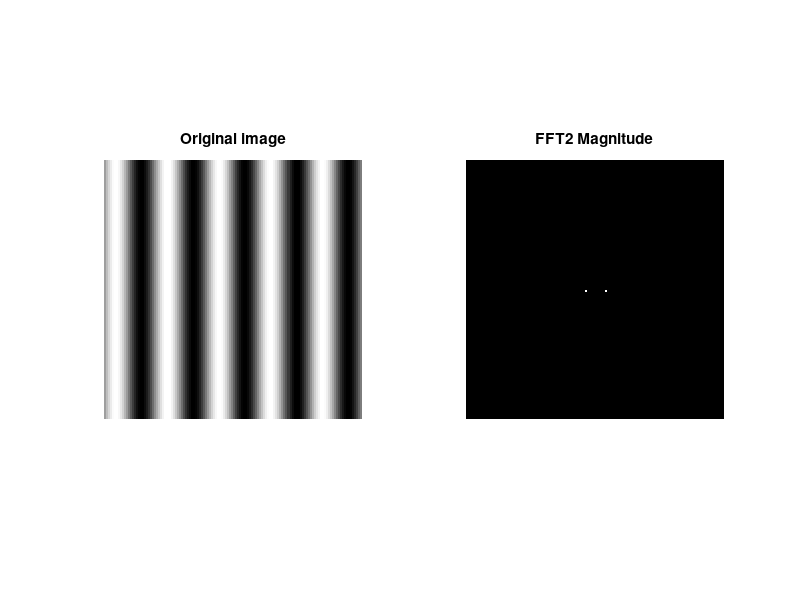

Source code (MATLAB): (Note: this script raises an error after producing the figure.)
%% LAB 1 - COMPUTER VISION, November 2019
%% by Federico Favia, Martin De Pellegrini

%% Initialization
clear ; close all; clc

%% Part 1: Properties of discrete Fourier Transform (Q1-Q2-Q3-Q4-Q5)
% basis functions

% p = [1, 2, 10, 45, 80, 17, 17, 5, 64, 10, 70, 125, 128];
% q = [1, 2, 80, 45, 10, 9, 121, 1, 64, 70, 120, 1, 128];
% 
% for i = 1 : length(p)
%      figure()
%      [Fhat_, F_, Fabsmax_, amplitude_, wavelength_ ] = fftwave(p(i),q(i));
%      w = waitforbuttonpress
% end

% Q2
Q = 128; % dimension of original image
orig_image = zeros(Q,Q);
period = 5; %number of periods
for m = 1 : 1 : Q % sine wave in spatial domain (original image)
    for n = 1 : 1 : Q
        orig_image(m,n) = 0.5 + 0.5.*sin(2.*pi.*(n./(Q./period))); %the "0.5" constants give values between 0 and 1 for use with "imshow"
    end
end
subplot(1,2,1); imshow(orig_image); title('Original image');
B = abs(fftshift(fft2(orig_image-0.5))); %delete the added scaling values before FFT, gives values symmetric around the x_axis
subplot(1,2,2); imshow(B); title('FFT2 Magnitude');  

%% linearity (Q7-Q8-Q9)
F = [ zeros(56, 128); ones(16, 128); zeros(56, 128)]; %test image
G = F'; %transposed
% H = F + 2 * G;
% 
% figure();
% subplot(1,4,1); showgrey(F); title("Original F");
Fhat = fft2(F);
% subplot(1,4,2); showgrey(abs(Fhat)); title("Spectra F");
% subplot(1,4,3); showgrey(log(1 + abs(Fhat))); title("Log spectra F");
% subplot(1,4,4); showgrey(log(1 + abs(fftshift(Fhat)))); title("Log spectra shift F");
% figure();
% subplot(1,4,1); showgrey(G); title("Transposed F = G");
Ghat = fft2(G);
% subplot(1,4,2);
% showgrey(abs(Ghat));
% title("Spectra G");
% subplot(1,4,3);
% showgrey(log(1 + abs(Ghat)));
% title("Log spectra G");
% subplot(1,4,4);
% showgrey(log(1 + abs(fftshift(Ghat))));
% title("Log spectra shift G");
% 
% figure();
% subplot(1,5,1); showgrey(H); title("Original H");
% Hhat = fft2(H);
% subplot(1,5,2); showgrey(abs(Hhat)); title("Spectra G");
% subplot(1,5,3); showgrey(log(1 + abs(Hhat))); title("Log spectra H");
% subplot(1,5,4); showgrey(log(1 + abs(fftshift(Hhat)))); title("Log spectra shift H");
% subplot(1,5,5); showgrey(ifft2(Fhat+2*Ghat)); title("linearity");

%% multiplication (Q10)
% Z = F .* G;
% Zhat = fft2(Z); 
% figure();
% subplot(1,5,1); showgrey(Z); title("f x g");
% subplot(1,5,2); showgrey(abs(Zhat)); title("spectra f x g");
% subplot(1,5,3); showgrey(log(1+abs(Zhat))); title("log spectra f x g");
% subplot(1,5,4); showgrey(log(1+abs(fftshift(Zhat)))); title("log spectra shift f x g");
% subplot(1,5,5); showfs(Zhat); title("fs f x g");
% 
% Zhat2 = conv2(fftshift(Fhat),fftshift(Ghat),'same');
% Z2 = ifft2(Zhat); % approximation of Z = F. * G
% figure();
% subplot(1,3,1); % showgrey(Z2); title("z2=f x g");
% test2 = abs(fftshift(Zhat2));
% subplot(1,3,2); showgrey(log(1+abs(fftshift(test2)))); %* problems title("Zhat2");
% Zhat3 = fft2(Z2);
% subplot(1,3,3); showfs(Zhat3); title("fft2(Z2)");

%% scaling (Q11)
F1 = [zeros(60,128); ones(8,128); zeros(60,128)] .* [zeros(128,48) ones(128,32) zeros(128,48)];
F1hat = fft2(F1);
% figure()
% subplot(2,2,1); showgrey(F1); title('image F1');
% subplot(2,2,2); showfs(F1hat); title('log spectrum shifted F1')
% subplot(2,2,3); showgrey(F); title('image F');
% subplot(2,2,4); showfs(Fhat); title('log spectrum shifted F');

%% rotation (Q12)
% alpha = [30, 45, 60, 90];
% % figure;
% % subplot(221); showgrey(F1);
% % subplot(222); showfs(fft2(F1));

% G1 = rot(F1, alpha(1));
% Ghat1 = fft2(G1);
% G2 = rot(F1, alpha(2));
% Ghat2 = fft2(G2);
% G3 = rot(F1, alpha(3));
% Ghat3 = fft2(G3);
% G4 = rot(F1, alpha(4));
% Ghat4 = fft2(G4);
% 
% subplot(211); showgrey(G1); axis on
% subplot(212); showfs(Ghat);
% 
% Hhat1 = rot(fftshift(Ghat1), -alpha(1));
% Hhat2 = rot(fftshift(Ghat2), -alpha(2));
% Hhat3 = rot(fftshift(Ghat3), -alpha(3));
% Hhat4 = rot(fftshift(Ghat4), -alpha(4));
% 
% figure; 
% subplot(241); showfs(fft2(F1)); title('original not rotate');
% subplot(242); showfs(fft2(F1)); title('original not rotate');
% subplot(243); showfs(fft2(F1)); title('original not rotate');
% subplot(244); showfs(fft2(F1)); title('original not rotate');
% subplot(245); showgrey(log(1+abs(Hhat1))); title('rotated back');
% subplot(246); showgrey(log(1+abs(Hhat2))); title('rotated back');
% subplot(247); showgrey(log(1+abs(Hhat3))); title('rotated back');
% subplot(248); showgrey(log(1+abs(Hhat4))); title('rotated back');

% %% Information in fourier phase and magnitude (Q13)
% img = nallo128; % try with phonecalc128, few128, nallo128
% a = 10.0^(-10);
% figure()
% subplot(1,3,1); showgrey(img); title('Original image');
% subplot(1,3,2); showgrey(pow2image(img,a)); title('Phase'); % phase preserved and magnitude replaced by non-lin fct
% subplot(1,3,3); showgrey(randphaseimage(img)); title('Magnitude'); % magnitude kept and phase as random distr

%% Part 2: Gaussian convolution implemented via FFT (Q14-Q15-Q16)
vars = [0.1 0.3 1.0 10.0 100.0]; % sigmas of gaussian kernel
t = 1.0;

img = phonecalc128; % try with phonecalc128, few128, nallo128
% im_out = gaussfft(im, 1.0);
psf1 = gaussfft(deltafcn(128,128),vars(1)); variance1 = variance(psf1);
psf2 = gaussfft(deltafcn(128,128),vars(2)); variance2 = variance(psf2);
psf3 = gaussfft(deltafcn(128,128),vars(3)); variance3 = variance(psf3);
psf4 = gaussfft(deltafcn(128,128),vars(4)); variance4 = variance(psf4);
psf5 = gaussfft(deltafcn(128,128),vars(5)); variance5 = variance(psf5);

figure()
subplot(1,5,1); showgrey(psf1); title('imp. response, t = 0.1');
subplot(1,5,2); showgrey(psf2); title('imp. response, t = 0.3');
subplot(1,5,3); showgrey(psf3); title('imp. response, t = 1.0');
subplot(1,5,4); showgrey(psf4); title('imp. response, t = 10.0');
subplot(1,5,5); showgrey(psf5); title('imp. response, t = 100.0');

img_out1 = gaussfft(img, t);
img_out2 = gaussfft(img, t*4);
img_out3 = gaussfft(img, t*16);
img_out4 = gaussfft(img, t*64);
img_out5 = gaussfft(img, t*256);

figure;
subplot(3,2,1); showgrey(img); title('Original image');
subplot(3,2,2); showgrey(img_out1); title('gauss filt im, t = 1.0');
subplot(3,2,3); showgrey(img_out2); title('gauss filt im, t = 4.0');
subplot(3,2,4); showgrey(img_out3); title('gauss filt im, t = 16.0');
subplot(3,2,5); showgrey(img_out4); title('gauss filt im, t = 64.0');
subplot(3,2,6); showgrey(img_out5); title('gauss filt im, t = 256.0');

%% test to build the function
img = phonecalc128;
vars = 100.0;
Im_in = fft2(img);  %compute the fourier transform
    
[dim1,dim2] = size(Im_in);
    
% [x,y] = meshgrid(0:dim1-1, 0:dim2-1);  %mesh for the Gaussian Kernel
x = -dim1/2:dim1/2 -1;
y = -dim2/2:dim2/2 -1;
    
% Gaussian Kernel
gauss = (1/2*pi*vars).*exp((-(x.^2  + y.^2)./(2*vars)));
% gauss = fftshift(gauss);

% gauss = (1/2*pi*var).*exp(-(x.^2)/(2*var)).*exp(-(y.^2)/(2*var));
% gauss = (1/2*pi*var).*exp((-((x-dim1/2).^2  + (y-dim2/2).^2)./(2*var)));
% gauss = fftshift(gauss);

%mesh(gauss);

%filtering
Im_out = Im_in.*gauss;
    
%output
im_out = ifft2(Im_out);

figure;
subplot(121); showgrey(img);
subplot(122); showgrey(im_out);

%% Part 3: Smoothing (Q17-Q18)
office = office256;
add = gaussnoise(office, 16); % add gaussian noise
sap = sapnoise(office, 0.1, 255); % add salt&pepper noise
ADD = fft2(add);
SAP = fft2(sap);
figure()
subplot(1,2,1); showfs(ADD); title("spectra SAP");
subplot(1,2,2); showfs(SAP); title("spectra SAP");


% 3 type of filters for each of noisy image
% for gaussian noisy, gaussan smooth, median and ideal LP
gauss_gauss = gaussfft(add, 0.9); %0.9
gauss_med = medfilt(add,3,3);
gauss_id = ideal(add,0.25);
% for sap noisy, gaussian smooth, median and ideal LP
sap_gauss = gaussfft(sap, 2); %2
sap_med = medfilt(sap,3,3);
sap_id = ideal(sap,0.2);
% plotting
figure()
subplot(3,3,1); showgrey(office); title('Original image');
subplot(3,3,2); showgrey(add); title('Image + gauss noise');
subplot(3,3,3); showgrey(sap); title('Image + sap noise');
subplot(3,3,4); showgrey(gauss_gauss); title('gauss-Gauss smooth (0.9)');
subplot(3,3,5); showgrey(gauss_med); title('gauss-Med filt (3x3)');
subplot(3,3,6); showgrey(gauss_id); title('gauss-Ideal LP filt (0.25)');
subplot(3,3,7); showgrey(sap_gauss); title('sap-Gauss smooth (2)');
subplot(3,3,8); showgrey(sap_med); title('sap-Med filt (3x3)');
subplot(3,3,9); showgrey(sap_id); title('sap-Ideal LP filt (0.2)');


%% Smoothing and subsampiing
img = phonecalc256;
smoothimg = img;
N = 5;
for i = 1 : N
    if i > 1 % generate subsampled versions
        img = rawsubsample(img);
        smoothing = gaussfft(img,0.9);
        %smoothimg = ideal(img,0.1);
        smoothimg = rawsubsample(smoothimg);
    end
    subplot(2, N, i); showgrey(img);
    subplot(2, N, i+N); showgrey(smoothimg);
end